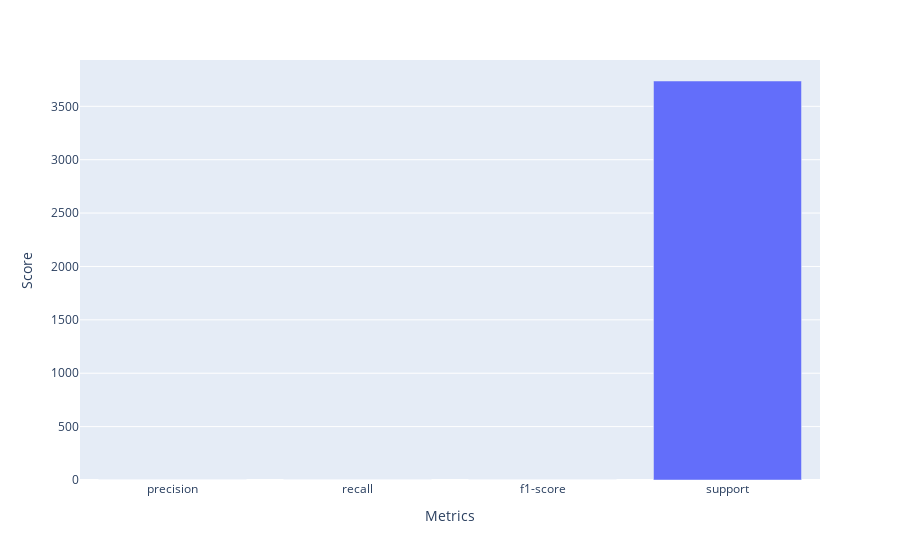

Notebook code cell kept with this figure:
### Code cell
fig = px.bar(x=metrics, y=[scores[metric] for metric in metrics], labels={'x': 'Metrics', 'y': 'Score'})
fig.show()

### Figure 1 — Plotly figure (JSON) as saved in the notebook; plotly's stock layout.template omitted (floating-point values rounded to 4 significant figures)
{"data": [{"alignmentgroup": "True", "hovertemplate": "Metrics=%{x}<br>Score=%{y}<extra></extra>", "legendgroup": "", "marker": {"color": "#636efa", "pattern": {"shape": ""}}, "name": "", "offsetgroup": "", "orientation": "v", "showlegend": false, "textposition": "auto", "type": "bar", "x": ["precision", "recall", "f1-score", "support"], "xaxis": "x", "y": [0.2304, 0.2668, 0.2425, 3737], "yaxis": "y"}], "layout": {"autosize": true, "barmode": "relative", "legend": {"tracegroupgap": 0}, "margin": {"t": 60}, "xaxis": {"anchor": "y", "autorange": true, "domain": [0, 1], "range": [-0.5, 3.5], "title": {"text": "Metrics"}, "type": "category"}, "yaxis": {"anchor": "x", "autorange": true, "domain": [0, 1], "range": [0, 3934.0], "title": {"text": "Score"}, "type": "linear"}}}
